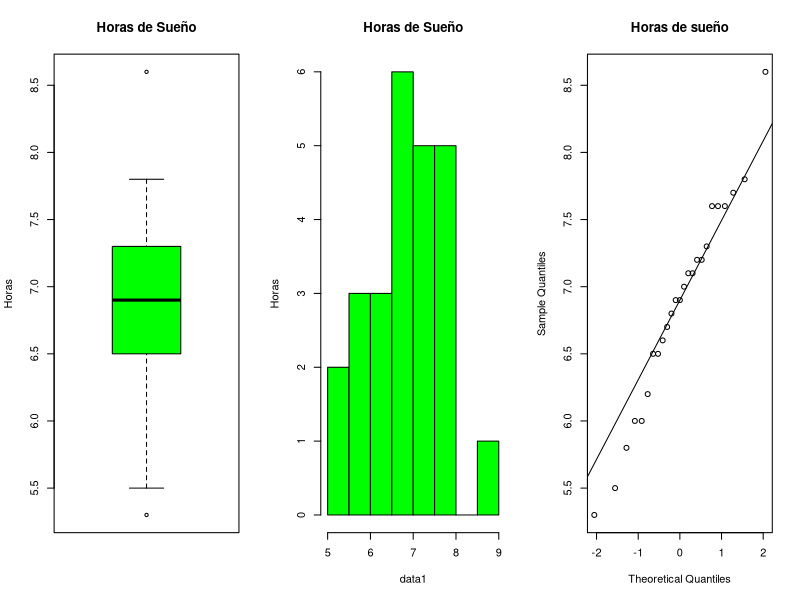
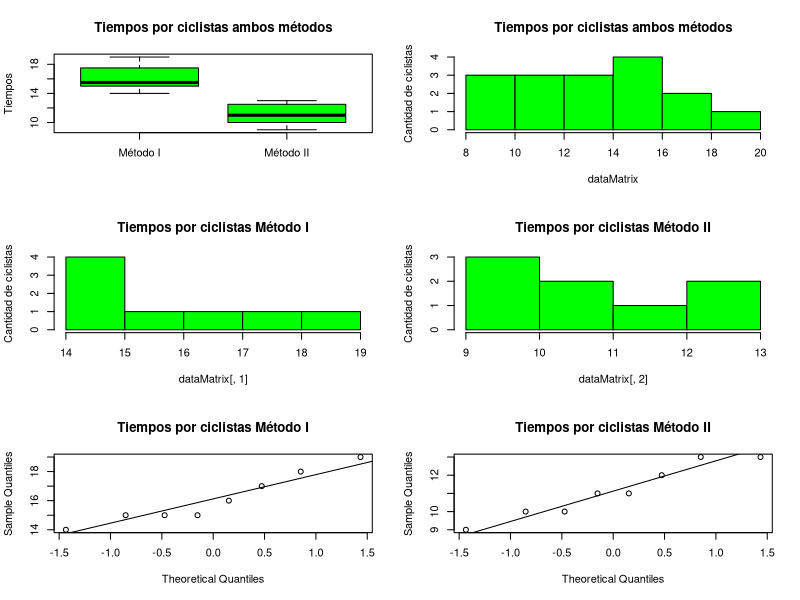

Write the R code that produced these figures, in order.
#Laboratorio 2. Intervalos de Confianza
#Estudiantes:
# José Barrera  15-10123
# Carlos Sivira 15-11377

par(mfrow=c(1,3))

####################################################################
#Pregunta 1

#Almacenamos los datos a analizar
data1 <- c(6.9, 7.6, 6.5, 6.2, 5.3,
           7.8, 7.0, 5.5, 7.6, 6.7,
           7.3, 6.6, 7.1, 6.9, 6.0,
           6.8, 6.5, 7.2, 5.8, 8.6,
           7.6, 7.1, 6.0, 7.2, 7.7)

#Datos para el análisis descriptivo
summary(data1)

#Cálculo del coeficiente de variación
sd(data1) / mean(data1)

#Graficamos para apoyar nuestro análisis
boxplot(data1, 
        ylab = 'Horas', 
        main='Horas de Sueño', 
        col = 'green')

hist(data1, 
        ylab = 'Horas', 
        main='Horas de Sueño', 
        col = 'green')

qqnorm(data1, main='Horas de sueño')
qqline(data1)

#Calculamos el intervalo de confianza
#de 78% para la media
t.test(data1, conf.level = 0.78)$conf.int

####################################################################
#Pregunta 2
#Datos del problema 2
data2 <- c(15, 16, 14, 15, 17, 18, 19, 15, 13, 12, 11, 13, 11, 9, 10, 10)
#Definición de la matriz y sus respectivos headers por columna
dataMatrix <- matrix(data2, nrow=8)
colnames(dataMatrix) <- c("Método I", "Método II")

#------------------------------Seccion 1------------------------------
#Obtención del summary
summary(dataMatrix)
#Cálculo del coeficiente de variación para cada columna
sd(dataMatrix[, 1]) / mean(dataMatrix[,1])
sd(dataMatrix[, 2]) / mean(dataMatrix[,2])
#Muestra de las gráficas
par(mfrow=c(3,2))
boxplot(dataMatrix, ylab = 'Tiempos', main='Tiempos por ciclistas ambos métodos', col = 'green')
hist(dataMatrix, ylab = 'Cantidad de ciclistas', main='Tiempos por ciclistas ambos métodos', col = 'green')
hist(dataMatrix[,1], ylab = 'Cantidad de ciclistas', main='Tiempos por ciclistas Método I', col = 'green')
hist(dataMatrix[,2], ylab = 'Cantidad de ciclistas', main='Tiempos por ciclistas Método II', col = 'green')
qqnorm(dataMatrix[,1], main='Tiempos por ciclistas Método I')
qqline(dataMatrix[,1])#Metodo 1
qqnorm(dataMatrix[,2], main='Tiempos por ciclistas Método II')
qqline(dataMatrix[,2])#Metodo 2

#------------------------------Seccion 2------------------------------
#Se verifica si las varianzas pueden ser iguales
var.test(dataMatrix[,1], dataMatrix[,2])$conf.int
#Se cálcula el intervalo de confianza
t.test (dataMatrix[,1], dataMatrix[,2], var.equal = TRUE, conf.level = 0.95 )$conf.int

#------------------------------Seccion 3------------------------------
#Cálculo de la diferencia de las varianzas.
var(dataMatrix[,1]) - var(dataMatrix[,2])
####################################################################
